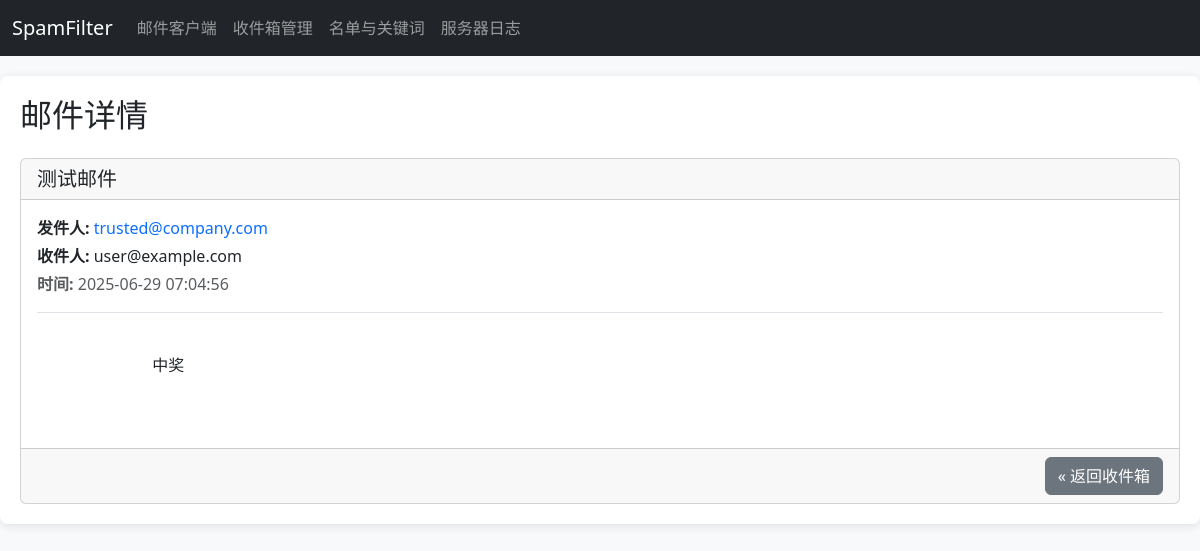
Page /admin/mail/130?page=1 on the committed database.
### tables this page shows
CREATE TABLE inbox (
            id INTEGER PRIMARY KEY AUTOINCREMENT,
            mail_from TEXT,
            rcpt_to TEXT,
            subject TEXT,
            body TEXT,
            label INTEGER, 
            ts TIMESTAMP DEFAULT CURRENT_TIMESTAMP
        );

### web_app.py (the view)
@app.route('/admin/mail/<int:mail_id>')
def view_mail(mail_id):
    page = request.args.get('page', 1, type=int)
    mail_row = database.get_mail_by_id(mail_id)
    if not mail_row:
        return "邮件未找到", 404
    mail_data = {
        'id': mail_row['id'],
        'from': robust_decode(mail_row['mail_from']),
        'to': robust_decode(mail_row['rcpt_to']),
        'subject': robust_decode(mail_row['subject']),
        'body': robust_decode(mail_row['body']),
        'label': mail_row['label'],
        'timestamp': mail_row['ts']
    }
    return render_template('mail_detail.html', mail=mail_data, page=page)

### database.py (called while the page is built)
def get_mail_by_id(mail_id):
    with sqlite3.connect(DB_PATH) as conn:
        conn.row_factory = sqlite3.Row
        c = conn.cursor()
        c.execute('SELECT * FROM inbox WHERE id = ?', (mail_id,))
        return c.fetchone()

### web_app.py (called while the page is built)
def robust_decode(s):
    if not isinstance(s, str):
        return s  # 非字符串类型直接返回
    try:
        if '\\u' in s:
            return codecs.decode(s, 'unicode_escape')
    except Exception:
        pass
    return s

### templates/mail_detail.html (shortened to what this page needs)
{% extends "layout.html" %}
{% block content %}
<div class="d-flex justify-content-between align-items-center mb-3">
    <h2>邮件详情</h2>
</div>
<div class="card">
    <div class="card-header">
        <h5 class="card-title mb-0">{{ mail.subject }}</h5>
    </div>
    <div class="card-body">
        <div class="mb-3 border-bottom pb-3">
            <p class="mb-1"><strong>发件人:</strong> <span class="text-primary">{{ mail.from }}</span></p>
            <p class="mb-1"><strong>收件人:</strong> {{ mail.to }}</p>
            <p class="mb-0 text-muted"><strong>时间:</strong> {{ mail.timestamp[:19] }}</p>
        </div>
        <div class="mt-3" style="white-space: pre-wrap; font-family: 'Menlo', 'Monaco', 'Courier New', monospace; line-height: 1.6;">
            {{ mail.body }}
        </div>
    </div>
    <div class="card-footer text-end">
        <a href="{{ url_for('admin_inbox', page=page) }}" class="btn btn-secondary">&laquo; 返回收件箱</a>
    </div>
</div>
{% endblock %}

### templates/layout.html (style rules this page uses)
body { background-color: #f8f9fa; }

### rows in the picture
inbox: subject "测试邮件", from "trusted@company.com", to "user@example.com", ts "2025-06-29 07:04:56", body "中奖"
